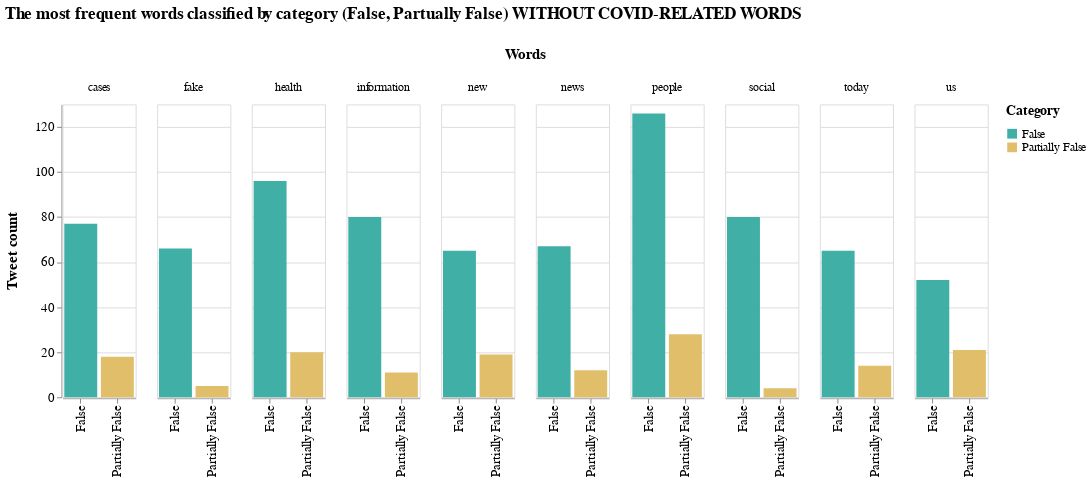

The code cell stored with this chart in its notebook:
### Markdown cell above
Let's create the chart:

### Code cell
fdist_mentions = dict(nltk.FreqDist(comment_words_nocovid))
#print(fdist_mentions)
df_mentions = pd.DataFrame.from_dict(fdist_mentions, orient='index').reset_index()
df_mentions = df_mentions.rename(columns={'index':'Words', 0:'Count'})
col_one_list_mentions = df_mentions['Words'].tolist()
col_two_list_mentions = df_mentions['Count'].tolist()

#print(df_mentions)

typelist_mentions=[]
namelist_mentions=[]

indexm = 0

count_false_mentions = [0] * len(col_one_list_mentions)
count_part_mentions = [0] * len(col_one_list_mentions)

for el in col_one_list_mentions:
    tokm = el.split()
    namelist_mentions.append(tokm[0])
    #typelist.append(tok[1])
    if tokm[0] in namelist_mentions:
        indxm = namelist_mentions.index(tokm[0])
        if tokm[1] == "false":
            count_false_mentions[indxm] = col_two_list_mentions[indexm]
        elif tokm[1] == "partiallyfalse":
            count_part_mentions[indxm] = col_two_list_mentions[indexm]
        else:
            print("errore count")
   
    indexm = indexm + 1

im=0
for el in col_two_list_mentions:
    col_two_list_mentions[im] = count_false_mentions[im] + count_part_mentions[im]
    im = im + 1


df_mentions['Words']=namelist_mentions
df_mentions['False']=count_false_mentions
df_mentions['Partially False']=count_part_mentions
df_mentions['Count'] = col_two_list_mentions
#del df['count']

#df['type']=typelist

df_mentions = df_mentions.sort_values(by=['Count'],ascending=[False])


range_ = ["#40B0A6","#E1BE6A"]

barsm = alt.Chart(df_mentions).transform_fold(
    ['False', 'Partially False'],
).mark_bar().encode(
    x=alt.X('key:N',title=None),
    y=alt.Y('value:Q',title="Tweet count"),
    color=alt.Color('key:N', scale=alt.Scale(range=range_),title="Category"),
    column="Words:N"
).transform_filter(
    alt.FieldRangePredicate(field='Count', range=[71, 154])
).properties(
    title="The most frequent words classified by category (False, Partually False) WITHOUT COVID-RELATED WORDS",
    width=75
).configure_title(
    fontSize=17,
    offset=25
).configure_axis(
    labelFontSize=13,
    titleFontSize=15,
    titlePadding=15
).configure_legend(
    titleFontSize=14,
    labelFontSize=12,
    titlePadding=10
).configure_header(
    titleFontSize=15,
    labelFontSize=12
)

barsm

### Figure 1 — Vega-Lite specification as saved in the notebook (floating-point values rounded to 4 significant figures; data arrays with more than 128 entries replaced by an {"elided": "..."} marker saying what was removed)
{"config": {"view": {"continuousWidth": 400, "continuousHeight": 300}, "axis": {"labelFontSize": 13, "titleFontSize": 15, "titlePadding": 15}, "header": {"labelFontSize": 12, "titleFontSize": 15}, "legend": {"labelFontSize": 12, "titleFontSize": 14, "titlePadding": 10}, "title": {"fontSize": 17, "offset": 25}}, "data": {"name": "data-e8b6a3d048138c1f4a3d8d35fbc4e784"}, "mark": "bar", "encoding": {"color": {"type": "nominal", "field": "key", "scale": {"range": ["#40B0A6", "#E1BE6A"]}, "title": "Category"}, "column": {"type": "nominal", "field": "Words"}, "x": {"type": "nominal", "field": "key", "title": null}, "y": {"type": "quantitative", "field": "value", "title": "Tweet count"}}, "title": "The most frequent words classified by category (False, Partually False) WITHOUT COVID-RELATED WORDS", "transform": [{"fold": ["False", "Partially False"]}, {"filter": {"field": "Count", "range": [71, 154]}}], "width": 75, "$schema": "https://vega.github.io/schema/vega-lite/v4.8.1.json", "datasets": {"data-e8b6a3d048138c1f4a3d8d35fbc4e784": {"elided": "8843 records"}}}
